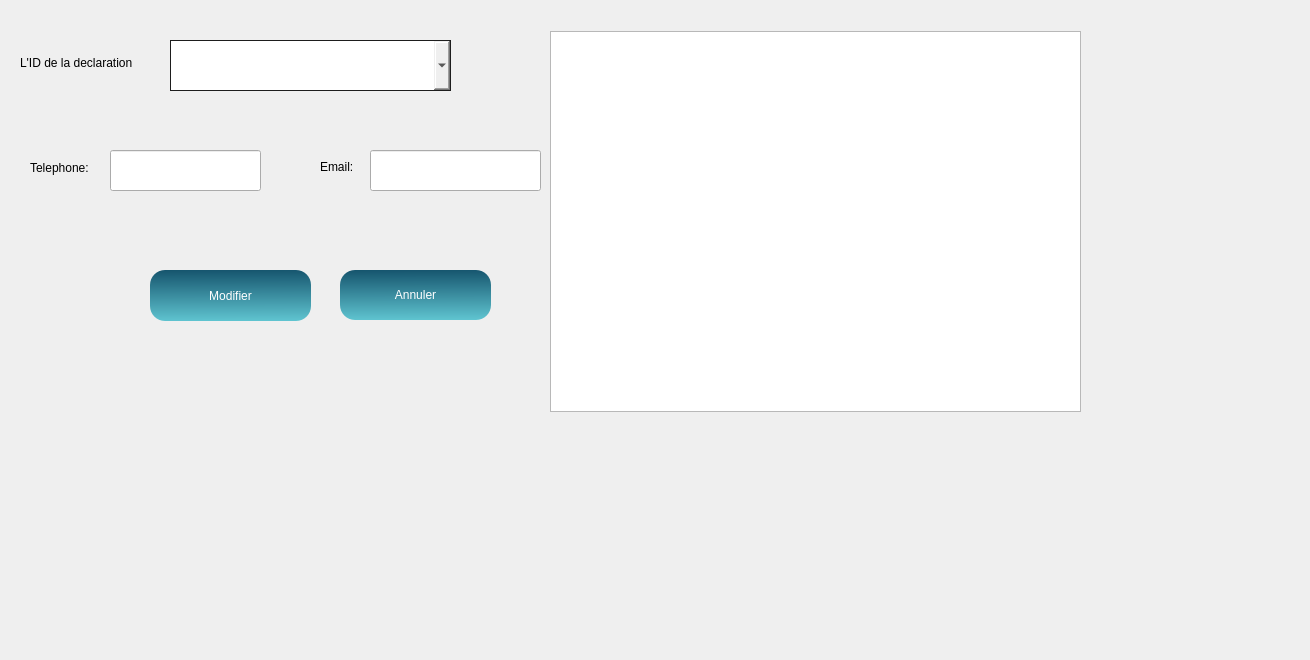
          <widget class="QWidget" name="tab_31">
           <attribute name="icon">
            <iconset resource="resource.qrc">
             <normaloff>:/image/img/edit.png</normaloff>:/image/img/edit.png</iconset>
           </attribute>
           <attribute name="title">
            <string>Modifier Une Declaration de violance</string>
           </attribute>
           <widget class="QLineEdit" name="tell">
            <property name="geometry">
             <rect>
              <x>110</x>
              <y>150</y>
              <width>151</width>
              <height>41</height>
             </rect>
            </property>
            <property name="styleSheet">
             <string notr="true"/>
            </property>
           </widget>
           <widget class="QPushButton" name="Modifier_2">
            <property name="geometry">
             <rect>
              <x>150</x>
              <y>270</y>
              <width>161</width>
              <height>51</height>
             </rect>
            </property>
            <property name="styleSheet">
             <string notr="true">QPushButton
{
background : qlineargradient(spread:pad, x1:0.467, y1:0, x2:0.482, y2:1, stop:0 rgba(22, 85,110, 255), stop:1 rgba(95, 196, 208, 255));
border-radius:15px;
color:white;
}
QPushButton:hover
{
background:qlineargradient(spread:pad, x1:0.457286, y1:0.381, x2:0.508, y2:1, stop:0 rgba(95, 196, 208, 255), stop:1 rgba(22, 85,110, 255))
}</string>
            </property>
            <property name="text">
             <string>Modifier</string>
            </property>
            <property name="icon">
             <iconset resource="resource.qrc">
              <normaloff>:/image/img/icons8-edit-48.png</normaloff>:/image/img/icons8-edit-48.png</iconset>
            </property>
            <property name="iconSize">
             <size>
              <width>33</width>
              <height>33</height>
             </size>
            </property>
           </widget>
           <widget class="QLineEdit" name="emaill">
            <property name="geometry">
             <rect>
              <x>370</x>
              <y>150</y>
              <width>171</width>
              <height>41</height>
             </rect>
            </property>
            <property name="styleSheet">
             <string notr="true"/>
            </property>
           </widget>
           <widget class="QComboBox" name="comboBox_3">
            <property name="geometry">
             <rect>
              <x>170</x>
              <y>40</y>
              <width>281</width>
              <height>51</height>
             </rect>
            </property>
            <property name="styleSheet">
             <string notr="true">
QComboBox
{   padding-bottom:7px;
    padding-left: 6px;
	border: 1px solid #1d1d1d;
    height: 22px;
 padding-top:7px;

}</string>
            </property>
           </widget>
           <widget class="QLabel" name="label_115">
            <property name="geometry">
             <rect>
              <x>30</x>
              <y>160</y>
              <width>71</width>
              <height>16</height>
             </rect>
            </property>
            <property name="text">
             <string>Telephone:</string>
            </property>
           </widget>
           <widget class="QLabel" name="label_116">
            <property name="geometry">
             <rect>
              <x>320</x>
              <y>160</y>
              <width>47</width>
              <height>13</height>
             </rect>
            </property>
            <property name="text">
             <string>Email:</string>
            </property>
           </widget>
           <widget class="QLabel" name="label_117">
            <property name="geometry">
             <rect>
              <x>20</x>
              <y>42</y>
              <width>151</width>
              <height>41</height>
             </rect>
            </property>
            <property name="text">
             <string>L'ID de la declaration</string>
            </property>
           </widget>
           <widget class="QTableView" name="tableView">
            <property name="geometry">
             <rect>
              <x>550</x>
              <y>31</y>
              <width>531</width>
              <height>381</height>
             </rect>
            </property>
            <property name="styleSheet">
             <string notr="true">QHeaderView::section {
	font-family: &quot;Roboto&quot;, sans-serif;
    text-transform: uppercase;
    background-color: #2c3e50;
	color: #ffffff;
    padding: 4px;
    font-size: 10pt;
    border-style: none;
    border-bottom: 1px solid #fffff8;
    border-right: 1px solid #fffff8;

}

QHeaderView::section:horizontal
{
    border-top: 1px solid #fffff8;
}

QHeaderView::section:vertical
{
    border-left: 1px solid #fffff8;
}</string>
            </property>
           </widget>
           <widget class="QPushButton" name="pushButton_37">
            <property name="geometry">
             <rect>
              <x>340</x>
              <y>270</y>
              <width>151</width>
              <height>50</height>
             </rect>
            </property>
            <property name="sizePolicy">
             <sizepolicy hsizetype="Maximum" vsizetype="Preferred">
              <horstretch>0</horstretch>
              <verstretch>0</verstretch>
             </sizepolicy>
            </property>
            <property name="styleSheet">
             <string notr="true">QPushButton
{
background : qlineargradient(spread:pad, x1:0.467, y1:0, x2:0.482, y2:1, stop:0 rgba(22, 85,110, 255), stop:1 rgba(95, 196, 208, 255));
border-radius:15px;
color:white;
}
QPushButton:hover
{
background:qlineargradient(spread:pad, x1:0.457286, y1:0.381, x2:0.508, y2:1, stop:0 rgba(95, 196, 208, 255), stop:1 rgba(22, 85,110, 255))
}</string>
            </property>
            <property name="text">
             <string>Annuler</string>
            </property>
            <property name="icon">
             <iconset resource="resource.qrc">
              <normaloff>:/image/img/empty.png</normaloff>:/image/img/empty.png</iconset>
            </property>
            <property name="iconSize">
             <size>
              <width>20</width>
              <height>20</height>
             </size>
            </property>
           </widget>
           <widget class="QLabel" name="label_2">
            <property name="geometry">
             <rect>
              <x>10</x>
              <y>-10</y>
              <width>1291</width>
              <height>651</height>
             </rect>
            </property>
            <property name="styleSheet">
             <string notr="true">border-image: url(:/img/policeman-hold-shield-wearing-helmet-uniform-cop-guard-brick-background_48369-15139.jpg);</string>
            </property>
            <property name="text">
             <string/>
            </property>
           </widget>
           <zorder>label_2</zorder>
           <zorder>tell</zorder>
           <zorder>Modifier_2</zorder>
           <zorder>emaill</zorder>
           <zorder>comboBox_3</zorder>
           <zorder>label_115</zorder>
           <zorder>label_116</zorder>
           <zorder>label_117</zorder>
           <zorder>tableView</zorder>
           <zorder>pushButton_37</zorder>
          </widget>
